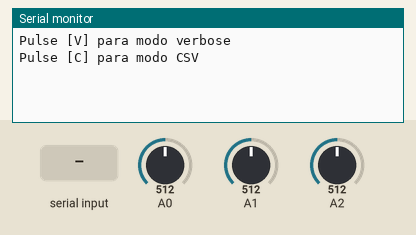
Recording of a sketch running on a simulated Arduino Uno, built with avr-gcc and run on an emulated ATmega328P. On the bench: the last lines printed to the serial monitor. Inputs (shaded band) come from the test bench; at power-on: A0 = 512, A1 = 512, A2 = 512.

Above: at 0.8 s.
0.9 s: "v" received over Serial
At 1.08 s:
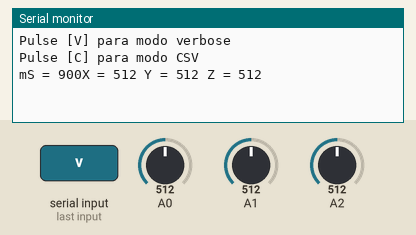
2.6 s: A0 set to 716
At 2.84 s:
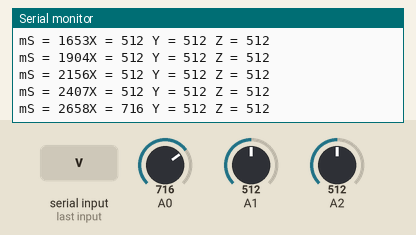
4.1 s: A1 set to 716
At 4.1 s:
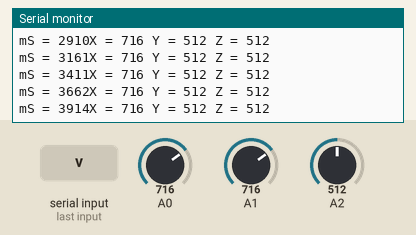
5.6 s: A2 set to 716
At 5.6 s:
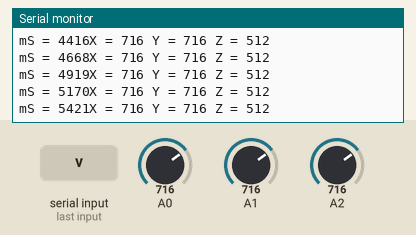
7.1 s: A0 set to 900
At 7.11 s:
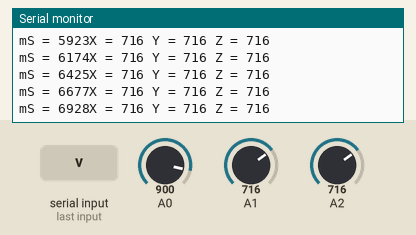
8.6 s: A1 set to 900
At 8.62 s:
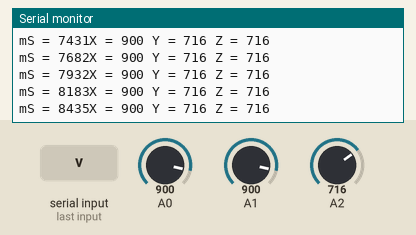
Timing chart, 0 to 11.1 s (numbered marks = the images above; inputs shaded):
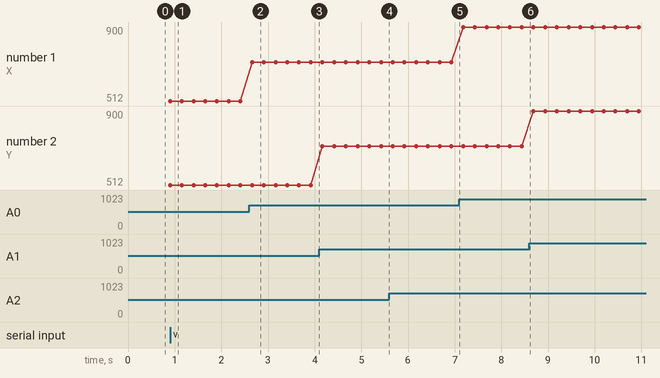

Measured:
- after the input at 0.9 s, the serial monitor: prints a new line at once (image 1)
- after the input at 2.6 s, the serial monitor: prints a new line after 0.06 s (image 2)
- plotted number 1: 512 → 716 after the input at 2.6 s, 716 → 900 after the input at 7.1 s

The sketch:

Adxl335Test.ino
```cpp
/****************************
Adxl335Test

Este sketch comprueba el funcionamiento basico de un
acelerometro adxl335.

Author: @goyoregalado
Esta version incluye una referencia temporal basada en el contador
de milisegundos del propio arduino.
No debe considerarse una referencia fiable.

Alimentando el acelerometro con 3.3V deberiamos obtener 360mV/g

La salida del ADC de arduino tiene una capacidad de muestreo de 10 bits,
lo que hace que tengamos un espacio de muestra de 1024. El voltaje de
referencia del ADC es tambien de 3.3V lo que hace que cada intervalo de
conversion represente 3.3/1024 V = 3.223 mV = 3.223 * 10E-3 V

Por lo tanto, la conversion entre la salida cruda del acelerometro y una
unidad de referencia en g sera:

SalidaADC * 3,223 *10E-3 * 360

En principio estas conversiones estan diseñada
******************************/

int x = 0;
int y = 0;
int z = 0;
int milsec = 0;

char opt = 'x';
boolean verbose = true;

void setup() {
  Serial.begin(9600);
  Serial.println("Pulse [V] para modo verbose");
  Serial.println("Pulse [C] para modo CSV");

  while (opt == 'x') {
    if (Serial.available() != 0) {
      opt = Serial.read();
      if (opt == 'v' || opt == 'V') {
        verbose = true;
      }
      else if( opt =='c' || opt == 'C') {
        verbose = false;
        Serial.println("millis;X;Y;Z");
      }
    }
  }
}

void loop() {
  milsec = millis();
  x = analogRead(A0);
  y = analogRead(A1);
  z = analogRead(A2);
  if (verbose) {
    Serial.print("mS = ");
    Serial.print(milsec);
    Serial.print("X = ");
    Serial.print(x);
    Serial.print(" Y = ");
    Serial.print(y);
    Serial.print(" Z = ");
    Serial.println(z);
  }
  else {
    Serial.print(milsec);
    Serial.print(";");
    Serial.print(x);
    Serial.print(";");
    Serial.print(y);
    Serial.print(";");
    Serial.println(z);
  }
  delay(250);
}
```
